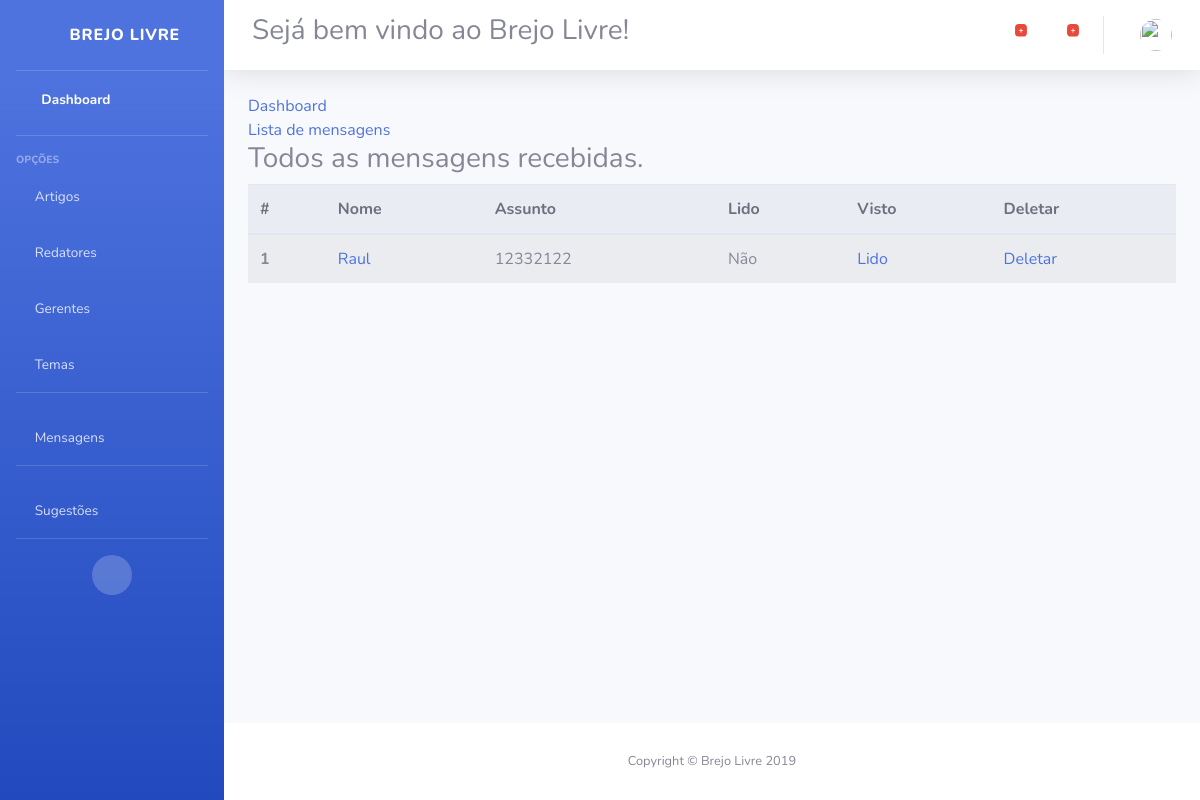
The page /dashboard/contatos/ (signed in) on the database as committed earlier.
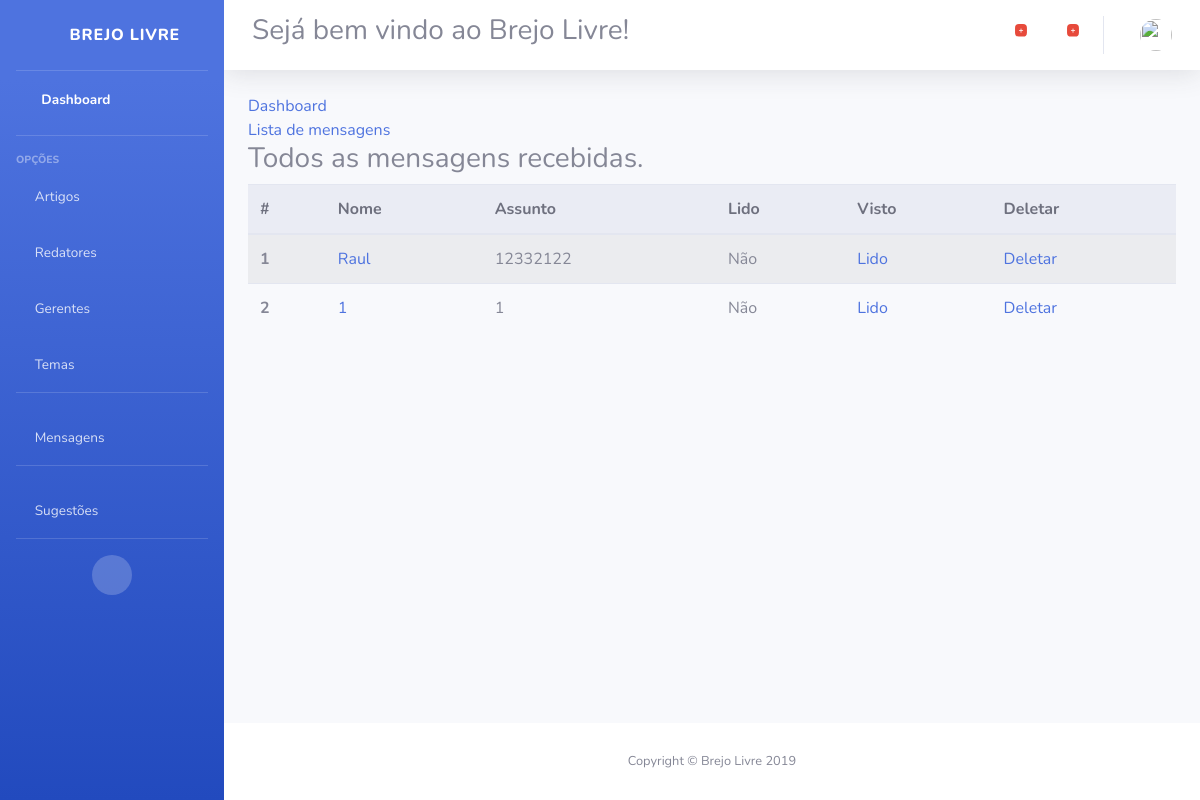
The same page on the database as committed later.
### home/models.py (models this page shows, shortened)
class Contato(models.Model):
	nome = models.CharField(max_length=255, null=False, verbose_name = "Nome")
	email = models.CharField(max_length=255, null=False, verbose_name = "Email")
	assunto = models.CharField(max_length=255, null=False, verbose_name = "Assunto")
	mensagem = models.TextField(null=False, verbose_name = "Mensagem")
	lido =  models.BooleanField(default=False)
	data = models.DateField(("Date"), default=datetime.date.today)

### contato/views.py (the view)
# urls.py: path('contatos/', ContatosList.as_view(), name="lista_contatos"),
class ContatosList(LoginRequiredMixin, ListView):
    login_url = '/login/'
    paginate_by = 12
    template_name = 'contato/contato_list.html'
    def get_queryset(self):
        return Contato.objects.all().order_by('pk')
    def get_context_data(self, **kwargs):
        context = super(ContatosList, self).get_context_data(**kwargs)
        return context

### contato/templates/contato/contato_list.html (shortened to what this page needs)
{% extends "dashboard/base.html" %}
{% load static %}
{% block main %}
<a href="{% url 'dashboard' %}">Dashboard</a><br>
<a href="{% url 'lista_contatos' %}">Lista de mensagens</a>
<h3>Todos as mensagens recebidas.</h3>
{% if object_list %}
        <table class="table table-striped table-hover">
            <thead class="thead-light">
              <tr>
                <th scope="col">#</th>
                <th scope="col">Nome</th>
                <th scope="col">Assunto</th>
                <th scope="col">Lido</th>
                <th scope="col">Visto</th>
                <th scope="col">Deletar</th>
              </tr>
            </thead>
            <tbody>
                {% for contato in object_list %}
                <tr>
                    <th scope="row"> {{ forloop.counter }} </th>
                    <td><a href="{% url 'contato' contato.pk %}">{{ contato.nome }}</a></td>
                    <td>{{ contato.assunto }}</td>
                    <td>{{ contato.lido|yesno:'Sim,Não' }}</td>
                    <td><a href="{% url 'alter_contato' contato.pk %}">Lido</a></td>
                    <td><a href="{% url 'del_contato' contato.pk %}">Deletar</a></td>
                </tr>
                {% endfor %}
            </tbody>
          </table>
          {% else %}
            <h3>Sem mensagens recebidas.</h3>
          {% endif %}
{% endblock %}

Rows that differ between the two databases and show on the page:
added Contato: nome "1", assunto "1", lido "Não"
